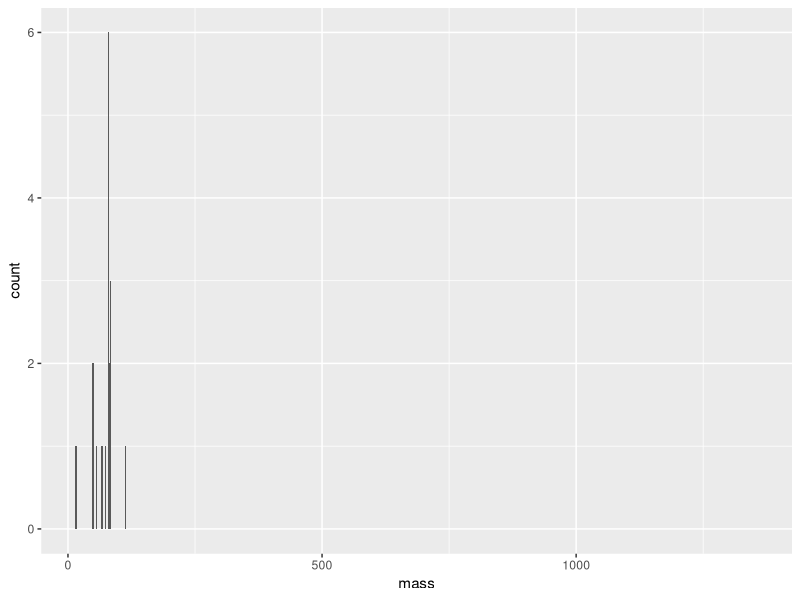
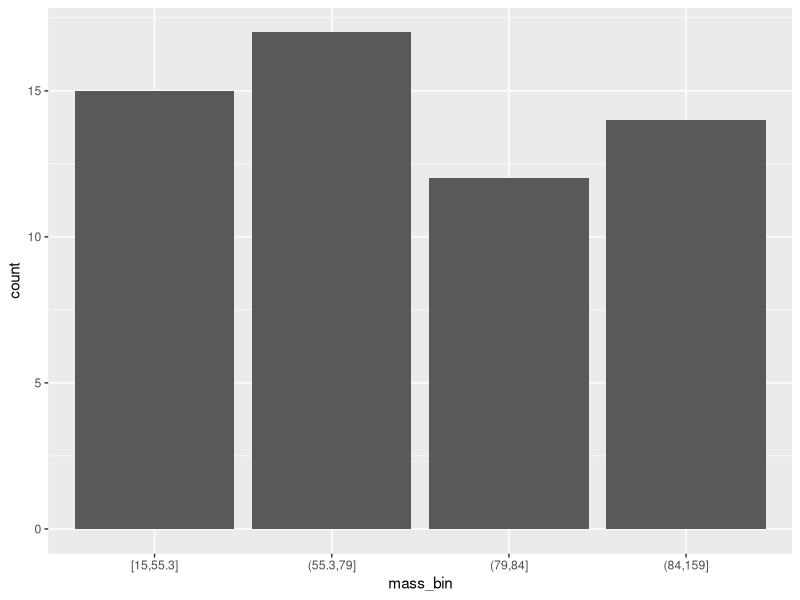
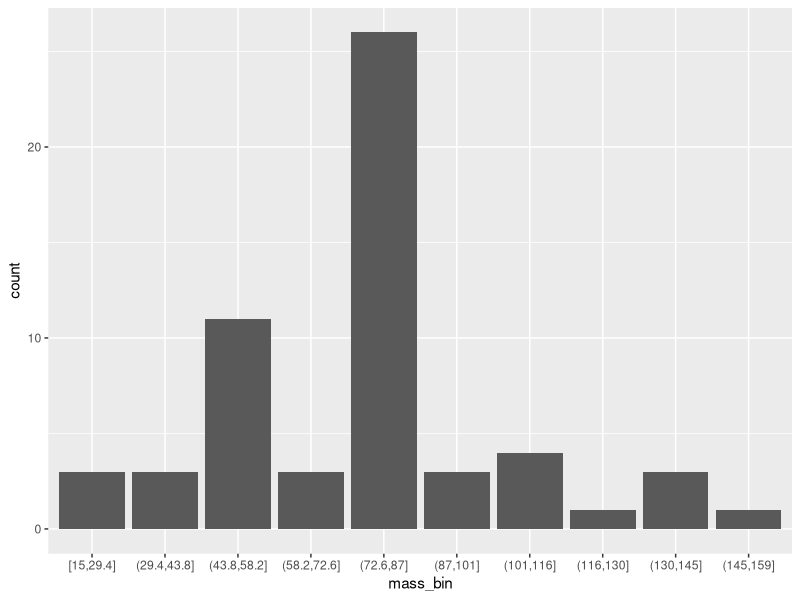
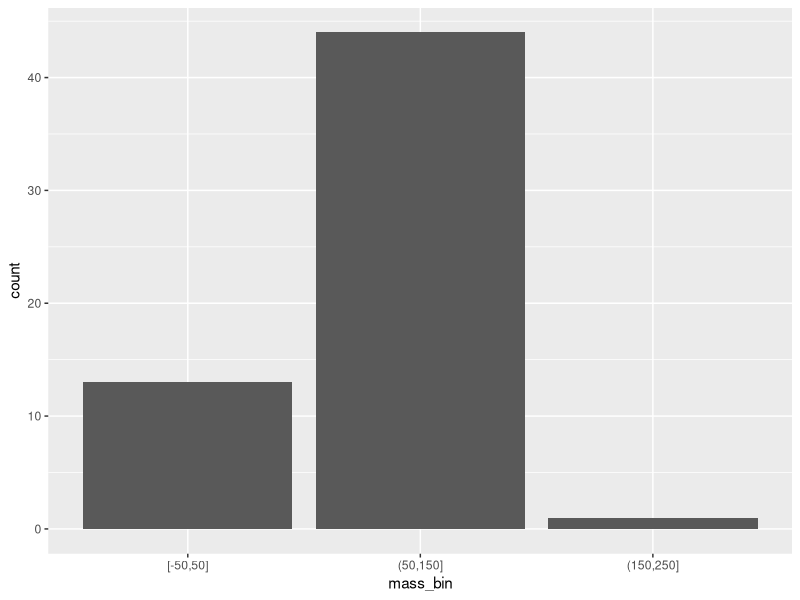
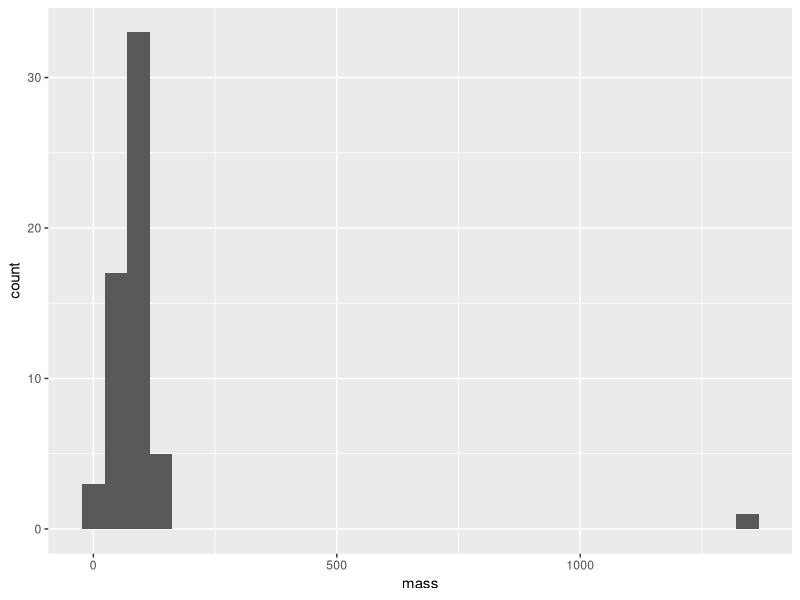
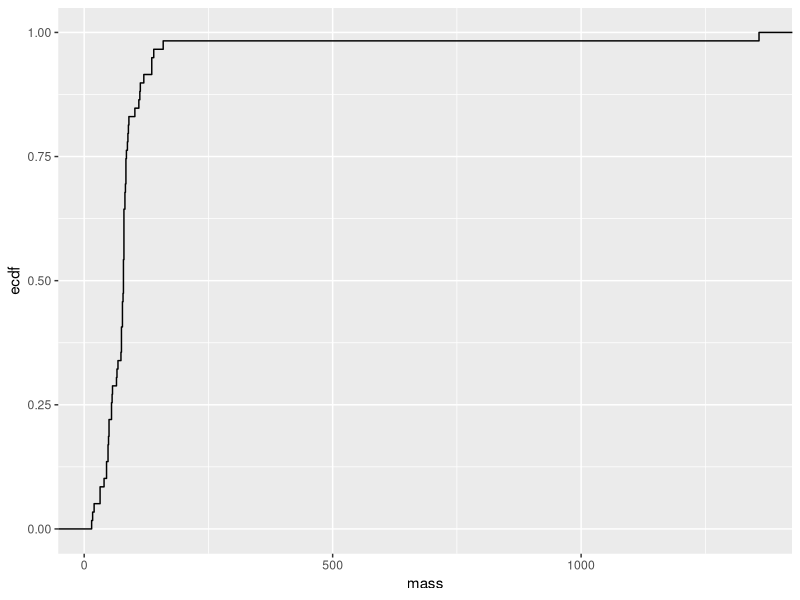
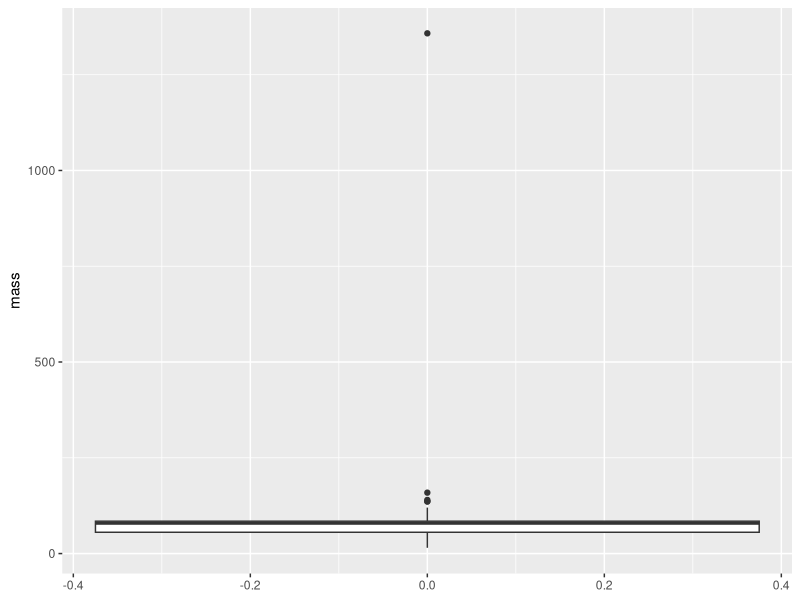
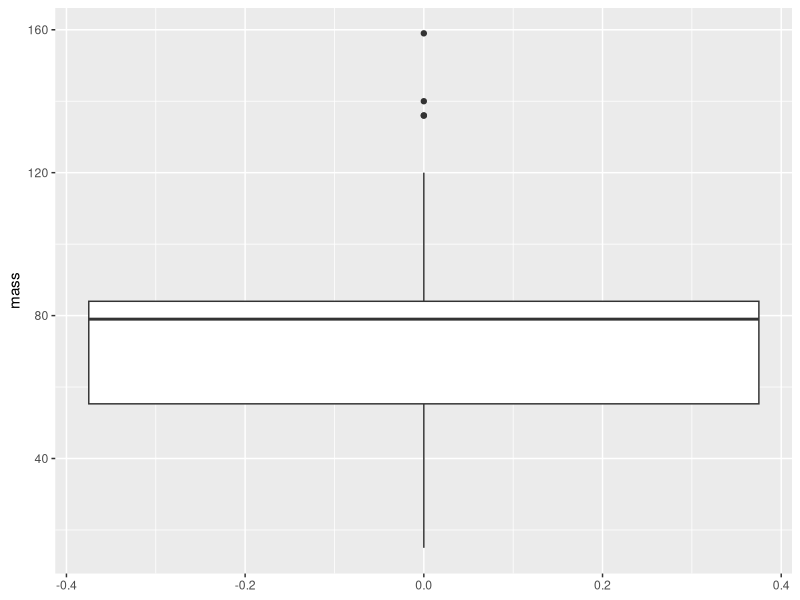

Generate these figures, in order, with R:
library(tidyverse)
library(ggridges)

options(scipen=999)

# https://cran.r-project.org/web/packages/ggridges/vignettes/introduction.html
# https://ggplot2.tidyverse.org/reference/geom_rug.html
# https://blog.rstudio.com/2016/08/31/forcats-0-1-0/
# https://ggplot2.tidyverse.org/reference/cut_interval.html


# barplot
starwars %>% ggplot(data = ., aes(x = mass)) + geom_bar()
starwars %>% filter(mass < 1000) %>% 
        mutate(mass_bin = cut_number(x = mass, n = 4)) %>% ggplot(data = ., aes(x = mass_bin)) + geom_bar()
starwars %>% filter(mass < 1000) %>% 
        mutate(mass_bin = cut_interval(x = mass, n = 10)) %>% ggplot(data = ., aes(x = mass_bin)) + geom_bar()
starwars %>% filter(mass < 1000) %>% 
        mutate(mass_bin = cut_width(x = mass, width = 100)) %>% ggplot(data = ., aes(x = mass_bin)) + geom_bar()


# histogram
starwars %>% ggplot(data = ., aes(x = mass)) + geom_histogram()

# empirical cumulative density function
starwars %>% ggplot(data = ., aes(x = mass)) + stat_ecdf()

# boxplot
map(.x = starwars, .f = ~ sum(is.na(.x)))
starwars %>% ggplot(data = ., aes(y = mass)) + geom_boxplot()
starwars %>% filter(mass < 1000) %>% ggplot(data = ., aes(y = mass)) + geom_boxplot()
starwars %>% filter(mass < 1000) %>% ggplot(data = ., aes(y = mass, x = gender)) + geom_boxplot()
starwars %>% filter(mass < 1000) %>% 
        # note that NA value for gender is placed last using fct_reorder, so change level to be "gender_na" so it reorders correctly
        mutate(gender = ifelse(is.na(gender), "gender_na", gender), gender = factor(gender)) %>% 
        ggplot(data = ., aes(y = mass, x = fct_reorder(.f = gender, .x = mass, .fun = median))) +
        # ggplot(data = ., aes(y = mass, x = fct_reorder(.f = gender, .x = mass, .fun = max))) +
        geom_boxplot()

# density plot, with single facet
starwars %>% ggplot(data = ., aes(x = mass)) + geom_density()
starwars %>% ggplot(data = ., aes(x = mass)) + geom_density() + geom_rug()

# density plot with multiple facets 
starwars %>% filter(mass < 1000) %>% ggplot(data = ., aes(x = mass)) + geom_density() + facet_wrap(vars(gender))
# (ggridges only works when y argument is provided, won't work if only x argument is provided)
# starwars %>% filter(mass < 1000) %>% ggplot(data = ., aes(x = mass)) + geom_density_ridges() 
starwars %>% filter(mass < 1000) %>% ggplot(data = ., aes(x = mass, y = gender)) + geom_density_ridges() 
starwars %>% filter(mass < 1000) %>% ggplot(data = ., aes(x = mass, y = gender)) + geom_density_ridges(jittered_points = TRUE, position = position_raincloud()) 
starwars %>% filter(mass < 1000) %>% ggplot(data = ., aes(x = mass, y = gender)) + 
        geom_density_ridges(jittered_points = TRUE, point_shape = "|", position = position_points_jitter(width = 0.05, height = 0)) 
